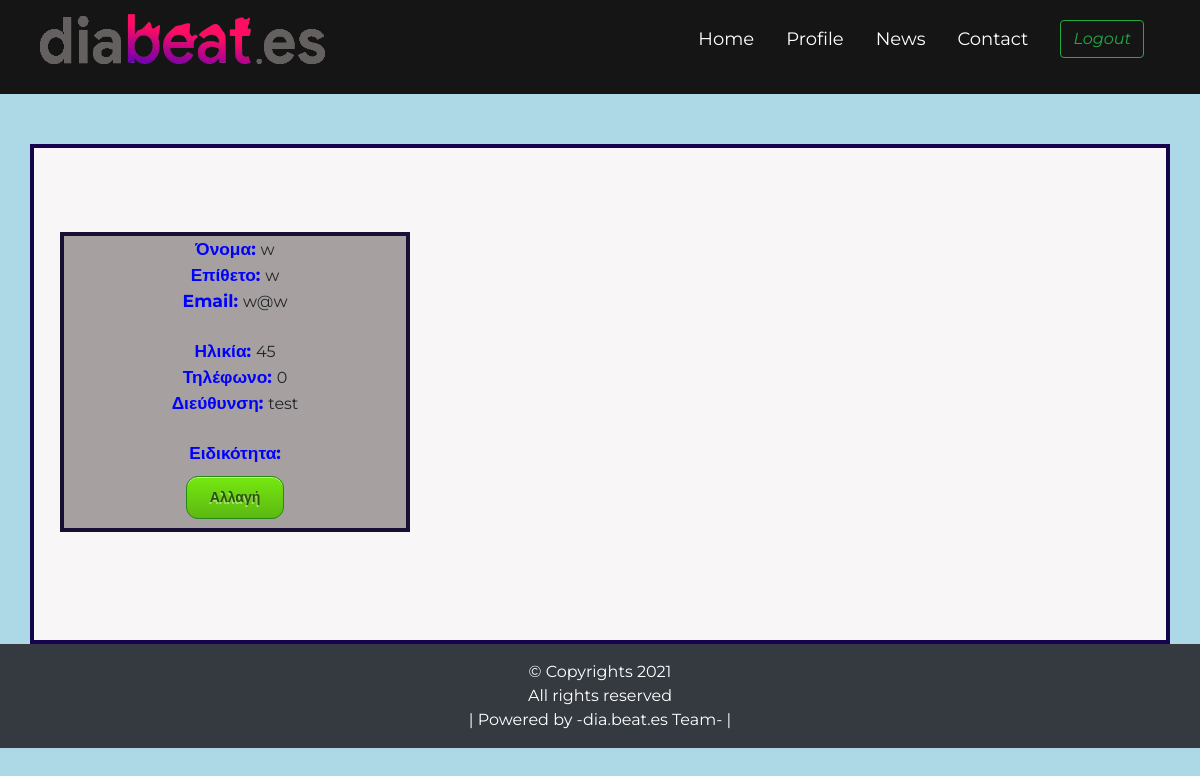
/profile_doctor.php (signed in), run on the app's committed database.
### tables this page shows
CREATE TABLE `user` (
  `eidos` varchar(255) NOT NULL,
  `username` varchar(12) NOT NULL,
  `password` varchar(255) NOT NULL,
  `name` varchar(25) NOT NULL DEFAULT 'unknown',
  `surname` varchar(35) NOT NULL DEFAULT 'unknown',
  `reg_date` datetime NOT NULL,
  `email` varchar(30) NOT NULL DEFAULT 'unknown',
  `age` int(255) NOT NULL,
  `weight` int(255) NOT NULL,
  `height` int(255) NOT NULL,
  `type` varchar(255) NOT NULL,
  `measure` varchar(255) NOT NULL,
  `number` int(255) NOT NULL,
  `address` varchar(255) NOT NULL,
  `speciality` varchar(255) NOT NULL,
  `foodprog` varchar(255) NOT NULL,
  `exprog` varchar(255) NOT NULL
);

### profile_doctor.php (the view, shortened to what this page needs)
<?php
$username = $_SESSION['username'];
?>
<!DOCTYPE html>
<html lang="en">
<head>
    <link rel="stylesheet" href="https://maxcdn.bootstrapcdn.com/bootstrap/4.3.1/css/bootstrap.min.css">
    <link rel="stylesheet" type="text/css" href="./css/profilestyle_doctor.css">
</head>
<?php include 'doctor_navbar.php'; ?>
<body style="background-color: lightblue;">
<div   class="container" style= "margin-top:50px">
        <div   class="container2" style= "margin-top:10px">
        <form action="profile_update_doctor.php" method="POST">
                <?php
                $db = mysqli_connect("localhost","root","","diabeates");
                $query = "SELECT name,surname,email,age,number,address,speciality  FROM user where username='".$username."'";
                $rows = mysqli_query($db, $query);
                while($row = mysqli_fetch_assoc($rows))
                {
                echo "<a href='#'style='color:blue; font-size: 13pt'><b>  Όνομα:  </b></a>";
                echo $row["name"];
                echo"<br>";
                echo "<a href='#'style='color:blue; font-size: 13pt'><b>  Επίθετο:  </b></a>";
                echo $row["surname"];
                echo"<br>";
                echo "<a href='#'style='color:blue; font-size: 13pt'><b>  Email:  </b></a>";
                echo $row["email"];
                echo"<br>";
                echo"<br>";
                echo "<a href='#'style='color:blue; font-size: 13pt'><b>  Ηλικία:  </b></a>";
                echo $row["age"];
                echo"<br>";
                echo "<a href='#'style='color:blue; font-size: 13pt'><b>  Τηλέφωνο:  </b></a>";
                echo $row["number"];
                echo"<br>";
                echo "<a href='#'style='color:blue; font-size: 13pt'><b>  Διεύθυνση:  </b></a>";
                echo $row["address"];
                echo"<br>";
                echo"<br>";
                echo "<a href='#'style='color:blue; font-size: 13pt'><b>  Ειδικότητα:  </b></a>";
                echo"<br>";
                }
                ?>
                <div   class="container3" style= "margin-top:10px">
                <button a href="profile_update_doctor.php" name="change" class="myButton">Αλλαγή</a></button>
                </div>
                </form>
</div>
</div>
</body>
<footer>
    <p class="p-3 bg-dark text-white text-center position:absolute bottom:0">&copy; Copyrights 2021<br>
    All rights reserved
    <br>
    | Powered by -dia.beat.es Team- |
    </p>
</footer>
</html>

### css/profilestyle_doctor.css (style rules this page uses)
.container { height: 500px; position: relative; border: 4px solid rgb(21, 3, 78); margin-top: -50px; background-color: rgb(248, 246, 246); }
.container2 { height: 300px; text-align: center; position: relative; border: 4px solid rgb(24, 15, 52); width: 350px; background-color: rgba(150, 144, 144, 0.83); left:1%; bottom: -15%; }
.myButton { box-shadow:inset 0px 1px 0px 0px #caefab; background:linear-gradient(to bottom, #74e610 5%, #5cb811 100%); background-color:#4c7628; border-radius:12px; border:1px solid #268a16; display:center; cursor:pointer; color:#295405; font-family:Arial; font-size:14px; font-weight:bold; padding:10px 23px; text-decoration:none; text-shadow:-1px 2px 0px #aade7c; }

### css/navbar.css (style rules this page uses)
* { margin: 0; padding: 0; box-sizing: border-box; font-family: 'Montserrat',sans-serif; }

### data on the page
user: name "w", surname "w", email "w@w", age "45", number "0", address "test"
